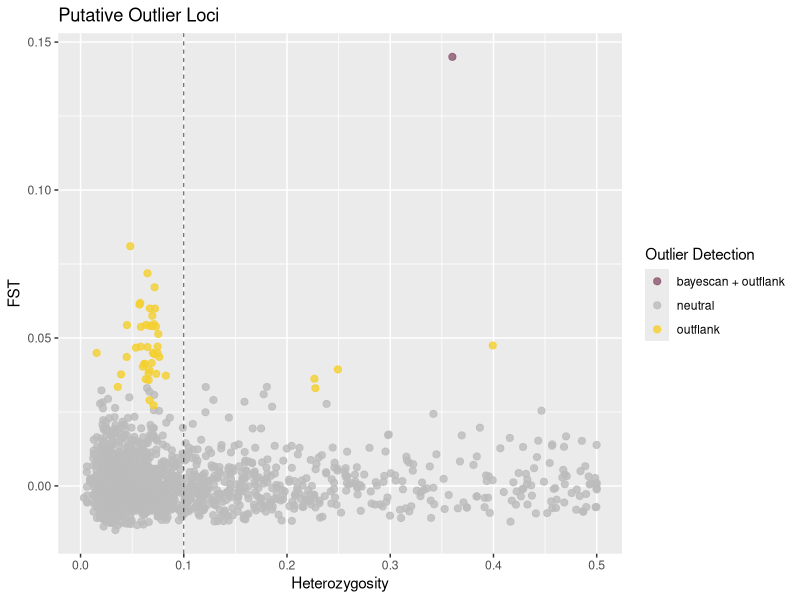
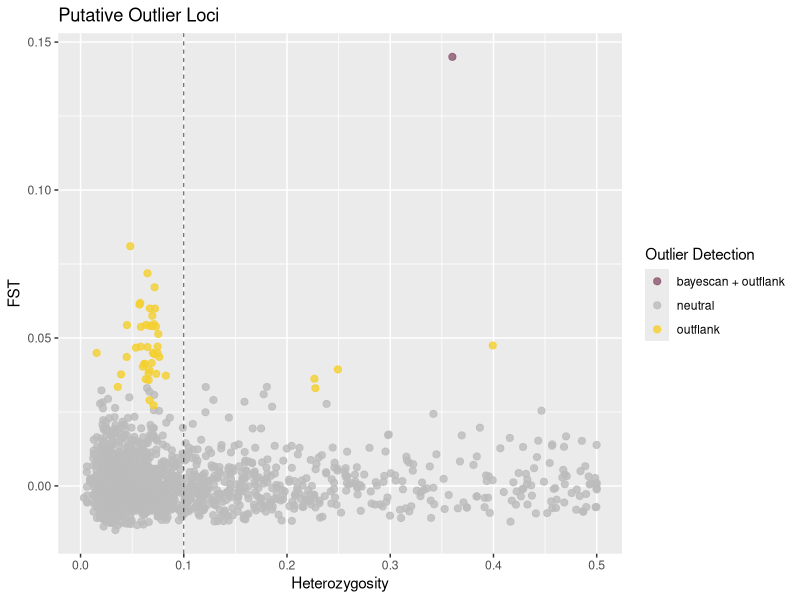

Here is the R script that generated these plots, in order:
## Load packages
library("ggplot2")
library("dplyr")
setwd("/mnt/Win10/Users/Pavel/Omega/USM PhD/Projects/Active/Blackfin Tuna/Analyses/extramiss/outlier_analyses/")

### outflank dataframe ####
all_loci <- read.csv("outFLANK/outFLANK_kinless_FST.csv")%>% 
  select(LocusName, He, FST, FSTNoCorr, OutlierFlag) %>% 
  mutate(LocusName = gsub("\\.[0-9]+", "", LocusName))

all_outflank <- filter(all_loci, OutlierFlag == TRUE)
all_outflank_putatives <- all_outflank$LocusName

##### Outflank and Bayescan results ####
# snps
out_bayescan <- readLines("bayescan/bayescan_outliers.txt")
bayescan_idx <- c()
# snps
all_outflank <- read.csv("outFLANK/outFLANK_kinless_FST.csv")
all_outflank$LocusName <- gsub("\\.[0-9]+", "", all_outflank$LocusName)
out_outflank <- all_outflank[all_outflank$OutlierFlag == T,]
locinames <- all_outflank$LocusName
write.table(out_outflank$LocusName, file = "outflank.outliers", row.names = F, col.names = F, quote = F)
outflank_idx <- c()


full_outflnk <- all_outflank %>% 
  mutate(putative = 
           case_when(
             (He >= 0.1 & OutlierFlag == TRUE) ~ TRUE,
             (He >= 0.1 & OutlierFlag == FALSE) ~ FALSE,
             (He < 0.1) ~ FALSE
           )
  )

putatives <- full_outflnk %>% filter(He >= 0.1 & OutlierFlag == TRUE)

# all shared putative outliers regardless of He <- used in graphic
all_shared <- intersect(out_bayescan, all_outflank_putatives)
all_onlybayes <- setdiff(out_bayescan, all_shared)
all_onlyoutflnk <- setdiff(all_outflank_putatives, all_shared)
all_nonout <- setdiff(all_loci$LocusName, c(all_onlybayes, all_onlyoutflnk, all_shared))

# only shared putative outliers (He threshold) <- used in publication
out_shared <- intersect(out_bayescan, out_outflank)
out_only_baye <- setdiff(out_bayescan, out_shared)
out_only_outf <- setdiff(putatives$LocusName, out_shared)
non_out <- setdiff(all_loci$LocusName, c(out_bayescan, out_outflank, out_shared))

## fancy ggplot ##
all_loci <-all_loci %>% 
  mutate(
    outlier = case_when(
      (LocusName %in% all_onlybayes) ~ "bayescan",
      (LocusName %in% all_onlyoutflnk) ~ "outflank",
      (LocusName %in% all_shared) ~ "bayescan + outflank",
      (LocusName %in% all_nonout ) ~ "neutral"
    )
  )


mycolors <- c("#8a556e", "#bbbbbb", "#f4cf30")

all_loci %>% 
  ggplot(x = He, y = FST) +
  geom_point(aes(x = He, y = FST, col = outlier), alpha = 0.8,  size = 2.1) + 
  geom_vline(xintercept = 0.1, alpha = 0.8, linetype = "dashed", size = 0.3) +
  labs(title = "Putative Outlier Loci", x = "Heterozygosity", y = "FST", color = "Outlier Detection") +
  scale_color_manual(values = mycolors)
ggsave("outlierplots.png", height = 6, width = 12, units = "in")
save.image(file = "outliers.rdata")
write.table(all_loci, file = "bscan_outflank_outliers.txt", row.names = FALSE, quote = FALSE)
